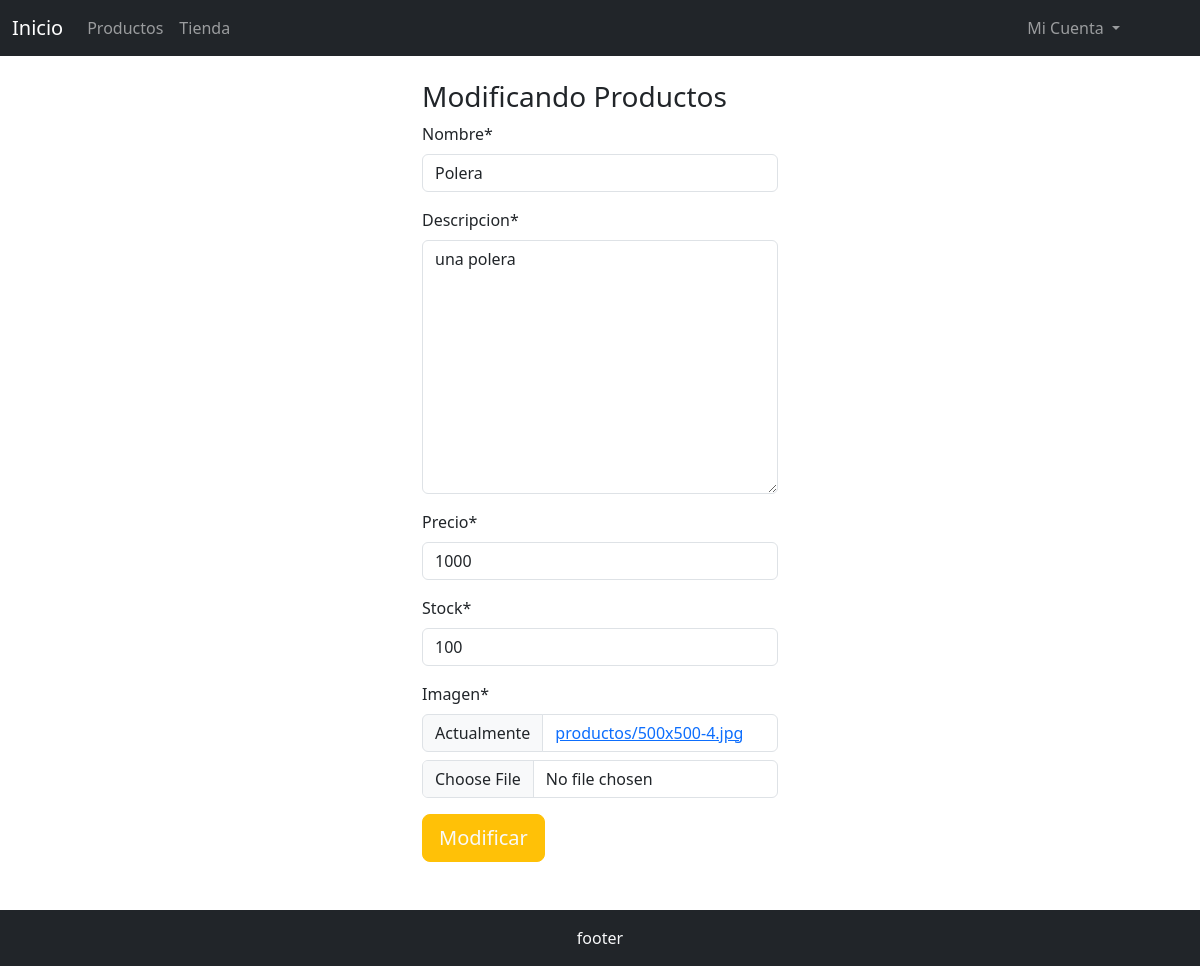
Page /updateproducto/1 on the earlier database version.
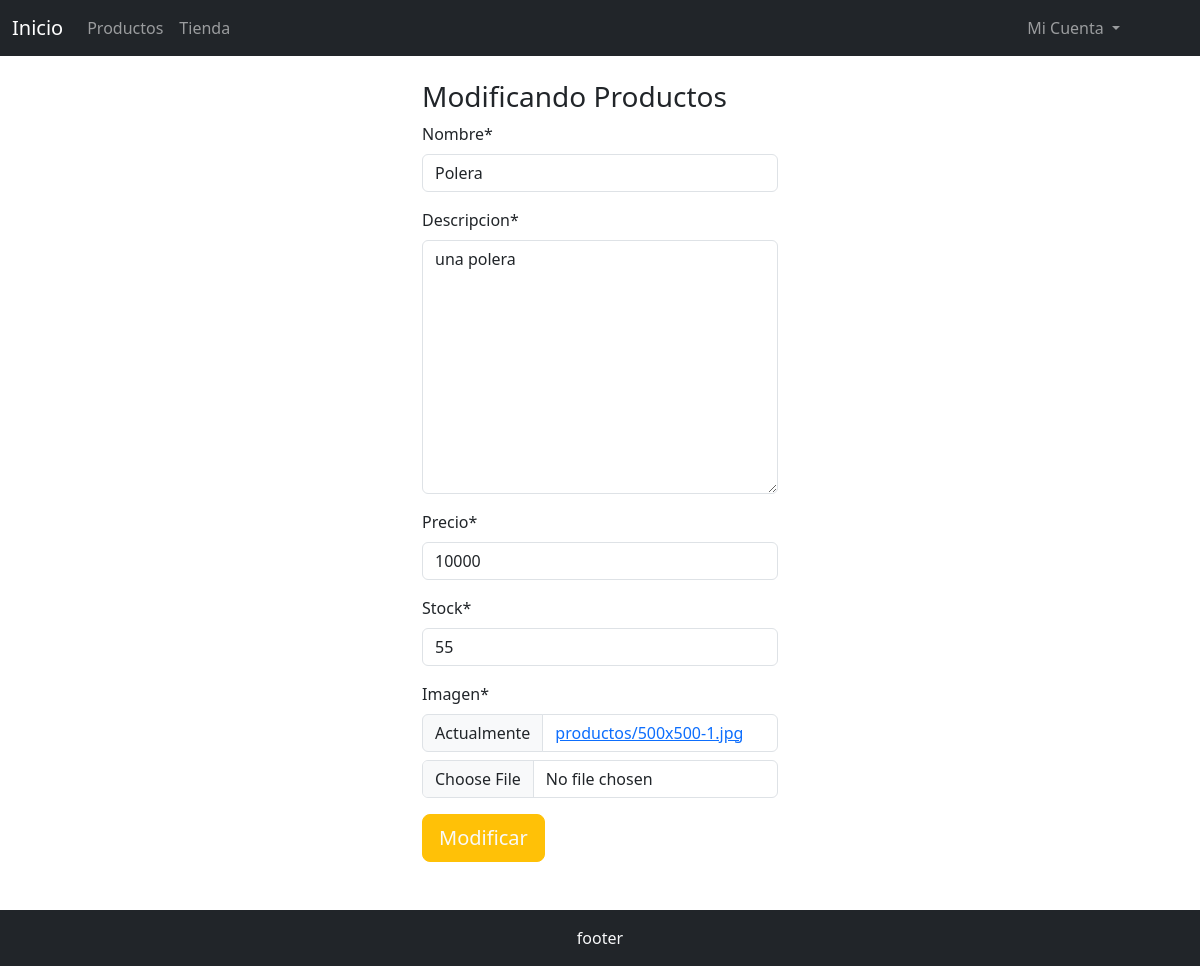
Same page on the later database version.
### aplicacion/models.py (models this page shows, shortened)
class Producto(models.Model):
    id=models.IntegerField(primary_key=True)
    nombre=models.CharField(max_length=50)
    descripcion=models.TextField(max_length=300)
    precio=models.IntegerField()
    stock=models.IntegerField()
    imagen=models.ImageField(upload_to="productos")

### aplicacion/views.py (the view)
# urls.py: path('updateproducto/<id>', updateProducto, name="updateproducto"),
def updateProducto(request,id):
    producto = get_object_or_404(Producto, id=id)
    contexto={
        'form': frmCrearProducto(instance=producto)
    }
    if request.method == 'POST':
        formulario = frmCrearProducto(data=request.POST, instance=producto, files=request.FILES)
        if formulario.is_valid():
            formulario.save()
            return redirect(to="admProductos")
    return render(request,"aplicacion/productos/update.html", contexto)

### aplicacion/forms.py
class frmCrearProducto(forms.ModelForm):
    class Meta:
        model=Producto
        fields=["nombre","descripcion","precio","stock", "imagen"]

### carro/context_processor.py (called while the page is built)
def importe_total_carro(request):
    total = 0
    if request.user.is_authenticated:
        carro = request.session.get("carro", {})  # Obtener el diccionario del carrito o un diccionario vacío si no existe
        for key, value in carro.items():
            precio = float(value.get("precio", 0))
            total += precio
    return {"importe_total_carro": total}

### aplicacion/templates/aplicacion/productos/update.html (shortened to what this page needs)
{% extends 'aplicacion/base.html' %}
{% load static %}
{% load crispy_forms_tags %}
{% block contenido %}
<div class="row">
    <div class="col-sm-4"></div>
    <div class="col-sm-4">
        <h3>Modificando Productos</h3>
        <form action="" method="post" enctype="multipart/form-data">
            {{form | crispy }}
            <div>
                <input type="submit" value="Modificar" class="btn btn-warning text-light btn-lg">
            </div>
        </form>
    </div>
    <div class="col-sm-4"></div>
</div>
{% endblock contenido %}

Differences in the rows shown:
changed Producto "Polera": precio "1000" → "10000"; stock "100" → "55"
Other differences:
text no longer shown: "Nombre * Descripcion * Precio * Stock * Imagen * Actualmente productos/500x500-4.jpg"
text now shown: "Nombre * Descripcion * Precio * Stock * Imagen * Actualmente productos/500x500-1.jpg"
